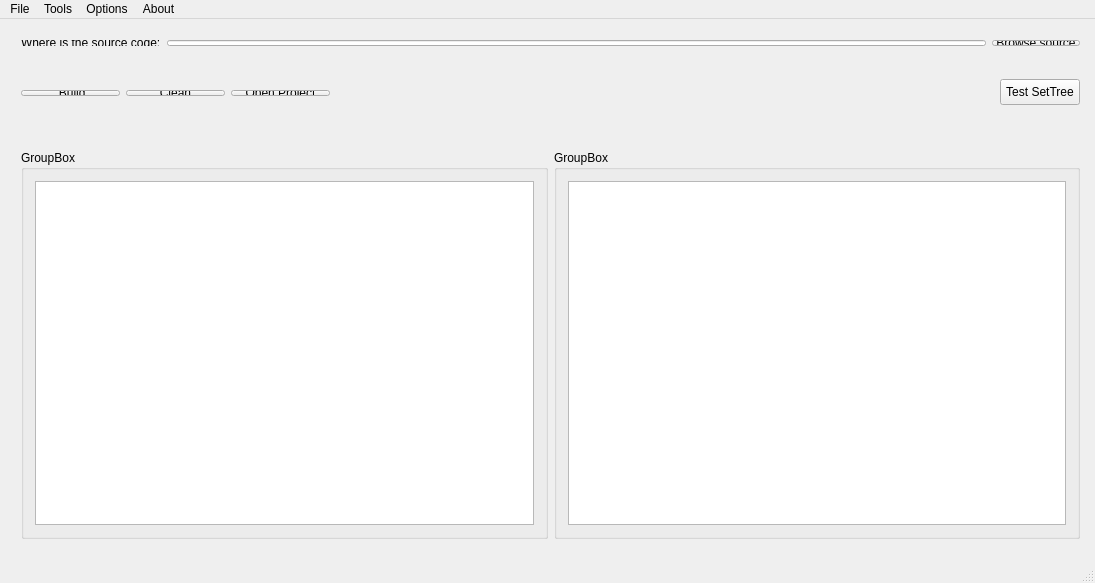
<?xml version="1.0" encoding="UTF-8"?>
<ui version="4.0">
 <class>MainWindow</class>
 <widget class="QMainWindow" name="MainWindow">
  <property name="geometry">
   <rect>
    <x>0</x>
    <y>0</y>
    <width>1095</width>
    <height>583</height>
   </rect>
  </property>
  <property name="windowTitle">
   <string>MainWindow</string>
  </property>
  <widget class="QWidget" name="centralWidget">
   <widget class="QPushButton" name="pushButton_5">
    <property name="geometry">
     <rect>
      <x>1000</x>
      <y>60</y>
      <width>80</width>
      <height>26</height>
     </rect>
    </property>
    <property name="text">
     <string>Test SetTree</string>
    </property>
   </widget>
   <widget class="QWidget" name="">
    <property name="geometry">
     <rect>
      <x>10</x>
      <y>10</y>
      <width>1081</width>
      <height>28</height>
     </rect>
    </property>
    <layout class="QHBoxLayout" name="horizontalLayout">
     <item>
      <widget class="QLabel" name="label">
       <property name="text">
        <string>Where is the source code:</string>
       </property>
      </widget>
     </item>
     <item>
      <widget class="QLineEdit" name="lineEdit"/>
     </item>
     <item>
      <widget class="QPushButton" name="pushButton">
       <property name="text">
        <string>Browse source</string>
       </property>
      </widget>
     </item>
    </layout>
   </widget>
   <widget class="QWidget" name="">
    <property name="geometry">
     <rect>
      <x>10</x>
      <y>60</y>
      <width>331</width>
      <height>28</height>
     </rect>
    </property>
    <layout class="QHBoxLayout" name="horizontalLayout_2">
     <item>
      <widget class="QPushButton" name="pushButton_2">
       <property name="text">
        <string> Build</string>
       </property>
      </widget>
     </item>
     <item>
      <widget class="QPushButton" name="pushButton_3">
       <property name="text">
        <string>Clean</string>
       </property>
      </widget>
     </item>
     <item>
      <widget class="QPushButton" name="pushButton_4">
       <property name="text">
        <string>Open Project</string>
       </property>
      </widget>
     </item>
    </layout>
   </widget>
   <widget class="QWidget" name="">
    <property name="geometry">
     <rect>
      <x>10</x>
      <y>120</y>
      <width>1081</width>
      <height>411</height>
     </rect>
    </property>
    <layout class="QGridLayout" name="gridLayout_3">
     <item row="0" column="0">
      <widget class="QGroupBox" name="groupBox_2">
       <property name="title">
        <string>GroupBox</string>
       </property>
       <layout class="QGridLayout" name="gridLayout">
        <item row="0" column="0">
         <widget class="QTreeView" name="treeView"/>
        </item>
       </layout>
      </widget>
     </item>
     <item row="0" column="1">
      <widget class="QGroupBox" name="groupBox_3">
       <property name="title">
        <string>GroupBox</string>
       </property>
       <layout class="QGridLayout" name="gridLayout_2">
        <item row="0" column="0">
         <widget class="QTextBrowser" name="textBrowser"/>
        </item>
       </layout>
      </widget>
     </item>
    </layout>
   </widget>
  </widget>
  <widget class="QMenuBar" name="menuBar">
   <property name="geometry">
    <rect>
     <x>0</x>
     <y>0</y>
     <width>1095</width>
     <height>23</height>
    </rect>
   </property>
   <widget class="QMenu" name="menuCMakeLists">
    <property name="title">
     <string>File</string>
    </property>
   </widget>
   <widget class="QMenu" name="menuTools">
    <property name="title">
     <string>Tools</string>
    </property>
   </widget>
   <widget class="QMenu" name="menuOptions">
    <property name="title">
     <string>Options</string>
    </property>
   </widget>
   <widget class="QMenu" name="menuAbout">
    <property name="title">
     <string>About</string>
    </property>
   </widget>
   <addaction name="menuCMakeLists"/>
   <addaction name="menuTools"/>
   <addaction name="menuOptions"/>
   <addaction name="menuAbout"/>
  </widget>
  <widget class="QStatusBar" name="statusBar"/>
 </widget>
 <layoutdefault spacing="6" margin="11"/>
 <resources/>
 <connections/>
</ui>
